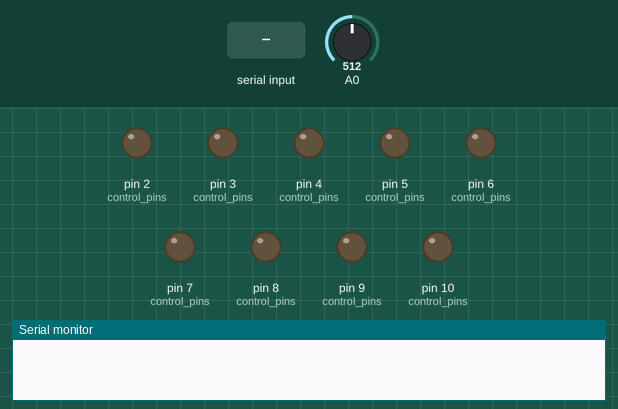
This sketch was run on a simulated Arduino Mega 2560, built with avr-gcc and run on an emulated ATmega2560. On the bench: output pins drawn as LEDs (lit = HIGH), the last lines printed to the serial monitor. Dashed ring = blinking. The test bench sets the inputs (shaded band); at power-on: A0 = 512. Pins used as bus, display or sensor lines are not drawn.

Above: at 1.2 s.
1.3 s: "START;" received over Serial
At 2.97 s:
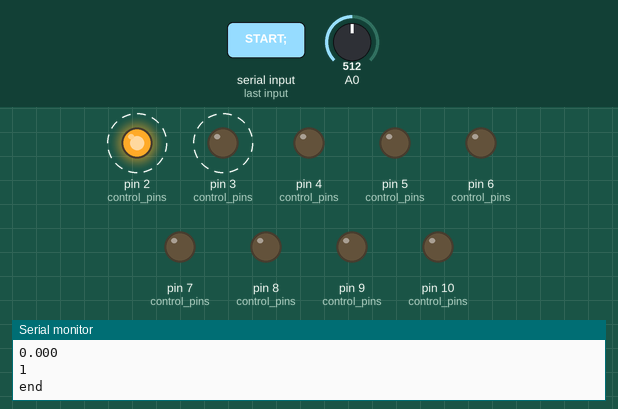
At 4.6 s:
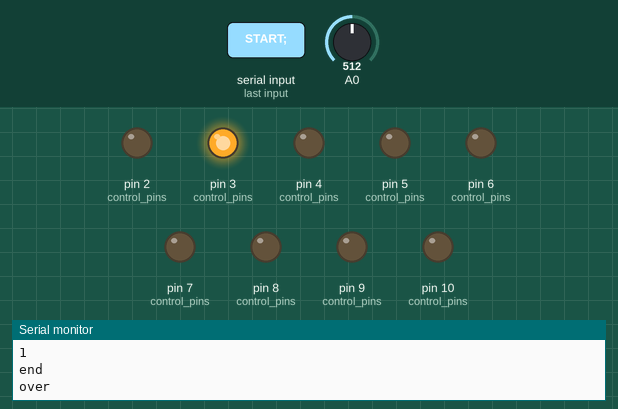
Timing chart, 0 to 6.1 s (numbered marks = the images above; inputs shaded):
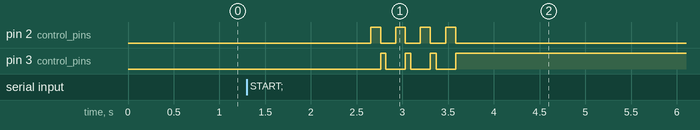

Measured:
- after the input at 1.3 s, pin 2 (control_pins): alternates HIGH for 0.11 s and LOW for 0.16 s, 8 changes in all, then stays LOW, starting after 1.4 s; pin 3 (control_pins): alternates HIGH for 0.06 s and LOW for 0.21 s, 7 changes in all, then stays HIGH, starting after 1.5 s

The sketch:

sketch_apr11a.ino
```cpp
#define WIFI_SERIAL    Serial1

// Длительность отсутствия/присутствия питанаия (мс)
unsigned long supply_time_gap = 1000;
// Интервал сбора данных (мс)
unsigned long saving_time_gap = 5000;

// Информация об схеме
const int n_res = 1;
const int n_multi = 3;

//Время последний проверки
unsigned long time_last_measurement = 0;

//Время последнего переключения
unsigned long time_last_turning = 0;

// нижняя граница и верхняя граница по току
float lower_bound = -500;
float upper_bound = 500;

//Напряжение поддается?
boolean is_power_supply_applied = true;

// Длительность каждого этапа
unsigned long stage[4] = {600000UL, 60000UL, 60000UL, 60000UL};

// Текущий этап
int current_stage = 0;

// Время перехода на следующий этап
unsigned long next_stage_time = stage[0];

// Время начала паузы
unsigned long pause_time;

//Пин первого ключа (подразумевается что все остальные ключи подключены последовательно)
int first_key_pin = 28;

int control_pins[6][3] = {
  {2, 3, 4},
  {5, 6, 7},
  {8, 9, 10},
  {11, 12, 13},
  {22, 23, 24},
  {25, 26, 27}
};

// Флаги живых резисторов
boolean is_res_alive[n_res];

const float ref_voltage = 5 ; // Фактическое напряжение на пине AREF
const float cf = ref_voltage / 5.025; // Поправочный коэффициент для напряжения

float voltage_array[n_res];
float current_array[n_res];
float power_array[n_res]; // Не лучшая идея считать мощность на ардуино


const int averageValue = 50; // Сколько раз считываем измерение для усреднения (желательно четное)
boolean start_flag = false;
const int multi_delay = 1; // Задержка после смены управляющего сигнала на мультплексора


float power = 0; // Мощность на резисторе
float voltage = 0; // Напряжение на резисторе
float current = 0; // Ток на резисторе

// Пришедшее сообщение
String msg;


//int control_pins[3] = {2, 3, 4};

void multiplexer(int pins[3], int signal) // Подаем массив номеров пинов управляющих (от младшего к старшему) и номер входа на мультиплексоре
{
    for(int i=0; i < 3; i++)
    {
      digitalWrite(pins[i], LOW);
      if(bitRead(signal, i))
      {
        digitalWrite(pins[i], HIGH);
      }
    }
    delay(multi_delay); // Немного подождем для стабильности
}


float voltage_meas(int analog_pin)
{
  long long value = 0;
  for (int i = 0; i < averageValue; i++)
  {
     value += analogRead(analog_pin);
     delay(2);

  }
  //Serial.println(value *1.0 / averageValue);
  return value * ref_voltage / averageValue / 1023;
}


double current_meas(int analog_pin)
{
   long long value = 0;
   for (int i = 0; i < averageValue; i++)
   {
      value += analogRead(analog_pin);
      //Serial.println(value);
      //delay(5);
   }
   //Serial.println(value *1.0 / averageValue);
  //double current = (value * cf / averageValue / 1023.0   - 2.5) / 0.187;

  double current = (value - averageValue*512.5);
  current = current /  37.88 / averageValue;      // Расчет тока
  if (current >= 0) { return current; }
  else {return current * -1;}
  return current;
  }


//Функция ожидания старта
void wait_for_start()
{
  while (!start_flag) // Синхронизация запуска и записи
  {
    msg =Serial.readStringUntil(';');
    if(msg == "START")
    {

      //n_res = Serial.readStringUntil(';').toInt();
      //n_multi = Serial.readStringUntil(';').toInt();


      start_flag = true;
      for(int i=0;i<4;i++)
      {
	 stage[i] = strtoul(Serial.readStringUntil(';').c_str(), NULL, 10);
      }

      supply_time_gap = strtoul(Serial.readStringUntil(';').c_str(), NULL, 10); // Длительность импульсов (мс)
      saving_time_gap = strtoul(Serial.readStringUntil(';').c_str(), NULL, 10); // Как часто отравлять данные (мс)


      lower_bound = Serial.readStringUntil(';').toFloat();
      upper_bound = Serial.readStringUntil(';').toFloat();

      current_stage = 0;
      next_stage_time = stage[0] + millis();
    }
    else if(msg == "RESUME")
    {
      start_flag = true;
      next_stage_time = next_stage_time + millis() - pause_time;
    }
    delay(500);
  }
}

//Проверка на паузу
void pause_check()
{
  msg =Serial.readStringUntil(';');
  if(msg == "PAUSE")
  {
      start_flag = false;
      pause_time = millis();
  }
}

void setup()
{
  analogReference(EXTERNAL);
  Serial.begin(9600);               //  Открываем последовательную связь на скорости 9600
  Serial.setTimeout(50); // Время ожидания команды от ПК

  for(int i=0; i < n_multi; i++)
  {
   for(int j=0; j<3; j++)
   {
      pinMode(control_pins[i][j], OUTPUT);
   }
   // Натсраиваем пины ключей
   for(int i=0; i < n_res;i++)
   {
      pinMode(i + first_key_pin, OUTPUT);
   }
   // Включаем пины ключей
   for(int i=0; i < n_res;i++)
   {
      digitalWrite(i + first_key_pin, HIGH);
   }

   //Объявляем массив истинными значениями
   for(int i=0; i < n_res;i++)
   {
      is_res_alive[i] = true;
   }

  }
}

void switcher(boolean state) // Функция для переключения ключа на живых резисторах
{
   for(int i=0; i < n_res; i++)
      {
	 if(is_res_alive[i])
	 {
	    digitalWrite(i + first_key_pin, state);
	 }
      }
}

boolean alive(float value, float lower_bound, float upper_bound) // Функция для проверки живости резистора
{
   if(value < lower_bound || value > upper_bound)
   {
      return false;
   }
   else
   {
      return true;
   }
}

void next_stage_check()
{
   if(next_stage_time < millis())
   {
      current_stage++;
      if(current_stage > 3)
      {
	 Serial.println("over");// Что еще делать?
	 while(true)
	 {
	    delay(10000);
	 }
      }
      else
      {
	 next_stage_time = next_stage_time + stage[current_stage];
      }

   }
}

// Считывать два временных числа
// Верхнюю и нижнюю границу тока


void loop()
{
   wait_for_start();
   if(millis() - time_last_measurement > saving_time_gap) // Время (мс) с последней проверки > время сбора данных
   {
      time_last_measurement = millis();
      for(int i=0; i < n_res; i++)
      {
	 if(!is_power_supply_applied)
	 {
	    switcher(true);
	    is_power_supply_applied = true;
	    time_last_turning = millis();
	    delay(10); // Нужна ли задержка?
	 }

	 if(is_res_alive[i])
	 {
	    multiplexer(control_pins[i / 8], i % 8);
	    voltage_array[i] = voltage_meas(i / 8);

	    multiplexer(control_pins[i / 8], i % 8 + 1);
	    voltage_array[i] -= voltage_meas(i / 8);

	    multiplexer(control_pins[i / 8], i % 8 + 2);
	    current_array[i] = current_meas(i / 8);

	    power_array[i] = voltage_array[i]*current_array[i];

	    if (!alive(voltage_array[i] / current_array[i], lower_bound, upper_bound))
	    {
	       is_res_alive[i] = false; // Что отправлять на ПК?
         digitalWrite(i + 28, 0);
	       voltage_array[i] = 0;
	       current_array[i] = 0;
	       power_array[i] = 0;
	    }
	 }

      }

      for(int i= 0; i < n_res;i++)
      {
	  Serial.println(String(voltage_array[i], 3));
	  Serial.println(String(current_array[i], 3));
	  Serial.println(String(power_array[i], 3));
	  Serial.println(String(is_res_alive[i]));
      };
      Serial.println("end");

   }

   // Переключаем питание
   if((current_stage == 2) && (millis() - time_last_turning > supply_time_gap))
   {
      switcher(!is_power_supply_applied);
      is_power_supply_applied = !is_power_supply_applied;
      time_last_turning = millis();
   }

   next_stage_check();
   pause_check();
}
```
